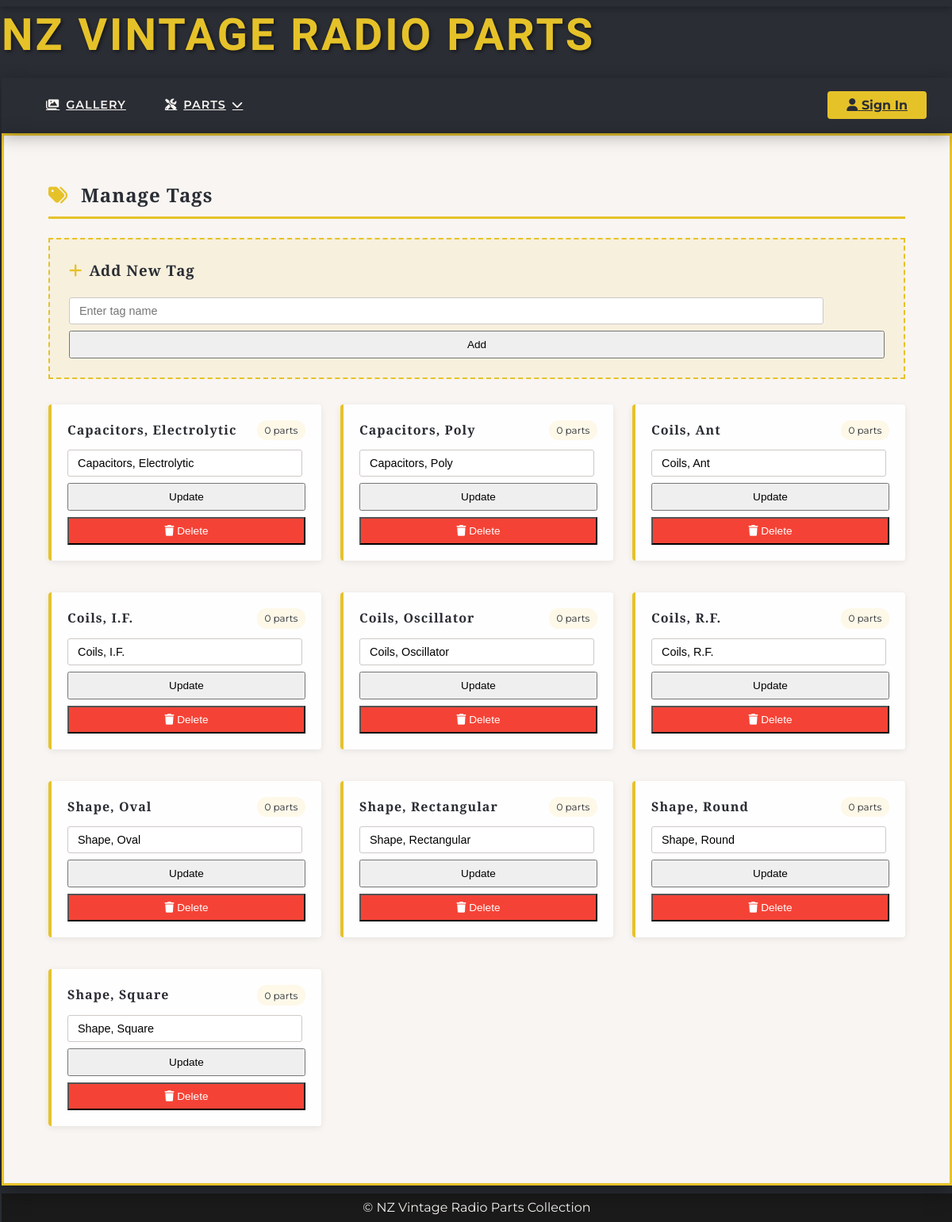
/tags/manage, run on the app's committed database.
### app/models.py (models this page shows, shortened)
class Tag(db.Model):
    __tablename__ = 'Tag'
    id = db.Column(db.Integer, primary_key=True, autoincrement=True)
    name = db.Column(db.String(100), nullable=False, unique=True)
    description = db.Column(db.String(255))
    slug = db.Column(db.String(100), nullable=False, unique=True, index=True)
    parts = db.relationship('Part', secondary=part_tags, back_populates='tags')

### app/blueprints/tags.py (the view)
@bp.route('/manage')
def manage_tags():
    tags = Tag.query.order_by(Tag.name).all()
    return render_template('manage_tags.html', tags=tags)

### app/templates/manage_tags.html (shortened to what this page needs)
{% extends 'layout.html' %}
{% block content %}
<div class="art-deco-card">
    <div class="tag-manager">
        <h2><i class="fas fa-tags"></i> Manage Tags</h2>
        <div class="add-tag-form">
            <h3><i class="fas fa-plus"></i> Add New Tag</h3>
            <form method="POST" action="{{ url_for('tags.add_tag') }}" class="tag-form">
                <input type="text" name="name" placeholder="Enter tag name" required>
                <button type="submit">Add</button>
            </form>
        </div>
        <div class="tag-list">
            {% for tag in tags %}
            <div class="tag-item">
                <div class="tag-header">
                    <h3 class="tag-name">{{ tag.name }}</h3>
                    <span class="tag-count">{{ tag.parts|length }} parts</span>
                </div>
                <form method="POST" action="{{ url_for('tags.edit_tag', tag_id=tag.id) }}" class="tag-form">
                    <input type="text" name="name" value="{{ tag.name }}" required>
                    <button type="submit">Update</button>
                </form>
                <form method="POST" action="{{ url_for('tags.delete_tag', tag_id=tag.id) }}" class="tag-form" style="margin-top: 0.5rem;">
                    <button type="submit" class="delete-btn">
                        <i class="fas fa-trash"></i> Delete
                    </button>
                </form>
            </div>
            {% else %}
            <div class="empty-state">
                <i class="fas fa-tags vintage-icon-large"></i>
                <h3>No Tags Yet</h3>
                <p>Add your first tag using the form above</p>
            </div>
            {% endfor %}
        </div>
    </div>
</div>
{% endblock %}

### app/static/css/style.css (style rules this page uses)
:root { --primary: #e6c229; --secondary: #2a2d34; --accent: #927d0a; --light: #f8f5f2; --semi-light: #cdc9c6; --dark: #1a1a1a; --success: #4caf50; --warning: #ff9800; --error: #f44336; --font-main: 'Montserrat', sans-serif; --font-display: 'Playfair Display', serif; --radio-dial: linear-gradient(135deg, transparent 50%, var(--primary) 50%); --radio-grill: repeating-linear-gradient( 90deg, var(--secondary), var(--secondary) 2px, transparent 2px, transparent 6px ); }
body { font-family: var(--font-main); background: var(--secondary); color: var(--light); line-height: 1.6; margin: 0; position: relative; margin-left: 2px; }
body::before { content: ""; position: fixed; top: 0; left: 0; right: 0; height: 8px; background: var(--radio-grill); z-index: 100; box-shadow: 0 2px 10px rgba(0,0,0,0.3); }
h1, h2, h3, h4 { font-family: var(--font-display); margin-top: 0; letter-spacing: 1px; }
.art-deco-card { background: var(--light); border-radius: 0; box-shadow: 0 8px 24px rgba(0,0,0,0.4); padding: 1.5rem; border: 3px solid var(--primary); position: relative; overflow: hidden; }
.art-deco-card::after { display: none !important; }
.tag-count { display: inline-block; margin-left: 0.4rem; background: rgba(42, 45, 52, 0.1); padding: 0.15rem 0.4rem; border-radius: 8px; font-size: 0.75rem; }
.tag-manager { background: var(--light); padding: 2rem; }
.tag-manager h2 { color: var(--secondary); font-family: var(--font-display); border-bottom: 3px solid var(--primary); padding-bottom: 0.5rem; margin-bottom: 1.5rem; display: flex; align-items: center; gap: 1rem; }
.tag-manager h2 i { color: var(--primary); }
.tag-list { display: grid; grid-template-columns: repeat(auto-fill, minmax(280px, 1fr)); gap: 1.5rem; }
.tag-item { background: rgba(255, 255, 255, 0.95); padding: 1.25rem; border-left: 4px solid var(--primary); box-shadow: 0 2px 8px rgba(0, 0, 0, 0.08); border-radius: 4px; transition: all 0.25s ease; margin-bottom: 1rem; overflow: hidden; }
.tag-header { display: flex; justify-content: space-between; align-items: center; margin-bottom: 0.75rem; }
.tag-name { font-weight: 600; color: var(--secondary); font-size: 1rem; margin: 0; padding-right: 0.5rem; }
.tag-form { display: flex; flex-direction: column; gap: 0.5rem; width: 100%; }
.tag-form input[type="text"] { width: 90%; padding: 0.5rem 0.75rem; border: 1px solid var(--semi-light); border-radius: 3px; font-size: 0.9rem; }
.tag-form button { padding: 0.5rem 1rem; font-size: 0.85rem; white-space: nowrap; }
.delete-btn { background: var(--error); color: white; }
.tag-count { background: rgba(230, 194, 41, 0.1); padding: 0.2rem 0.6rem; border-radius: 12px; font-size: 0.75rem; color: var(--secondary); }
.add-tag-form { margin-bottom: 2rem; background: rgba(230, 194, 41, 0.1); padding: 1.5rem; border: 2px dashed var(--primary); }
.add-tag-form h3 { margin-top: 0; color: var(--secondary); display: flex; align-items: center; gap: 0.5rem; }
.add-tag-form h3 i { color: var(--primary); }
.delete-btn { background: var(--error) !important; color: white !important; }

### data on the page
Tag: name "Capacitors, Electrolytic", parts|length "0"
Tag: name "Capacitors, Poly", parts|length "0"
Tag: name "Coils, Ant", parts|length "0"
Tag: name "Coils, I.F.", parts|length "0"
Tag: name "Coils, Oscillator", parts|length "0"
Tag: name "Coils, R.F.", parts|length "0"
Tag: name "Shape, Oval", parts|length "0"
Tag: name "Shape, Rectangular", parts|length "0"
Tag: name "Shape, Round", parts|length "0"
Tag: name "Shape, Square", parts|length "0"
